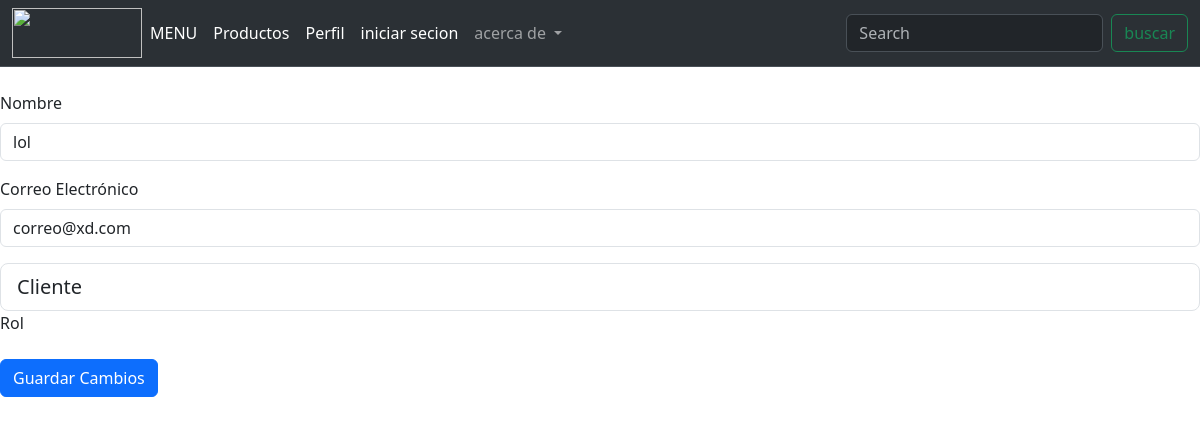
The page /proyecto3/usuarios/editarUsu.php?id=5 on the database its author committed.
### tables this page shows
CREATE TABLE `t_usuarios` (
  `id` int(11) NOT NULL,
  `nombre` varchar(50) NOT NULL,
  `apellido` varchar(50) NOT NULL,
  `telefono` varchar(10) NOT NULL,
  `CorreoElectronico` varchar(100) NOT NULL,
  `clave` varchar(70) NOT NULL,
  `rol` int(50) NOT NULL
);

### proyecto3/usuarios/editarUsu.php (the view, shortened to what this page needs)
<?php
if (isset($_GET['id'])) {
    $usuarioId = $_GET['id'];
    $servername = "localhost";
    $username = "root";
    $password = "root";
    $dbname = "manualidades";
    $conn = new mysqli($servername, $username, $password, $dbname);
    $sql = "SELECT id, nombre, CorreoElectronico, rol FROM t_usuarios WHERE id = $usuarioId";
    $result = $conn->query($sql);
    if ($result->num_rows > 0) {
        $row = $result->fetch_assoc();
        $nombre = $row['nombre'];
        $correo = $row['CorreoElectronico'];
        $rol = $row['rol'];
    } else {
        echo "Usuario no encontrado";
        exit;
    }
} else {
    echo "ID de usuario no proporcionado";
    exit;
}
?>
<!DOCTYPE html>
<html lang="en">
<head>
    <link href="https://cdn.jsdelivr.net/npm/bootstrap@5.3.2/dist/css/bootstrap.min.css" rel="stylesheet">
</head>
<body>
<nav class="navbar navbar-expand-lg bg-body-tertiary bgcolor navbar bg-dark border-bottom border-body" data-bs-theme="dark">
    <div class="container-fluid">
      <img src="../img/logo.png" height="50px" width="130px" alt="">
      <div class="collapse navbar-collapse" id="navbarSupportedContent">
        <ul class="navbar-nav me-auto mb-2 mb-lg-0">
        <li class="nav-item">
            <a class="nav-link active" aria-current="page" href="index.php">MENU</a>
          </li>
          <li class="nav-item">
            <a class="nav-link active" aria-current="page" href="catalago.php">Productos</a>
          </li>
          <li class="nav-item">
            <a class="nav-link active" aria-current="page" href="perfilUsuario.php">Perfil</a>
          </li>
          <li class="nav-item">
            <a class="nav-link active" aria-current="page" href="login.php">iniciar secion</a>
          </li>
          <li class="nav-item dropdown">
            <a class="nav-link dropdown-toggle" href="#" role="button" data-bs-toggle="dropdown" aria-expanded="false">acerca de
            </a>
          </li>
        </ul>
        <form class="d-flex" role="search">
          <input class="form-control me-2" type="search" placeholder="Search" aria-label="Search">
          <button class="btn btn-outline-success" type="submit">buscar</button>
        </form>
      </div>
    </div>
  </nav><br>
    <form action="guardarEdicion.php" method="post">
        <div class="form-outline mb-3">
            <label class="form-label" for="nombre">Nombre</label>
            <input type="text" name="nombre" class="form-control" value="<?php echo $nombre; ?>">
        </div>
        <div class="form-outline mb-3">
            <label class="form-label" for="correo">Correo Electrónico</label>
            <input type="email" name="correo" class="form-control" value="<?php echo $correo; ?>">
        </div>
        <div class="form-outline mb-3">
            <select name="rol" class="form-control form-control-lg">
                <option value="2" <?php if ($rol == 2) echo 'selected'; ?>>Cliente</option>
            </select>
            <label class="form-label" for="rol">Rol</label>
        </div>
        <button type="submit" class="btn btn-primary">Guardar Cambios</button>
    </form>
</body>
</html>

### rows shown on the page
t_usuarios: nombre "lol", correo "correo@xd.com", rol "Cliente"
